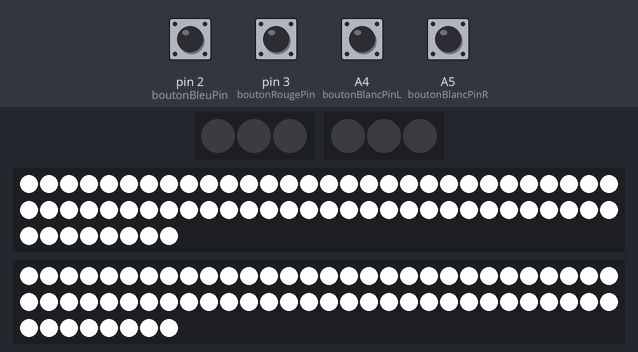
This sketch was run on a simulated Arduino Uno, built with avr-gcc and run on an emulated ATmega328P. Shown: 2 × 3 RGB LEDs in strip order, left to right, 2 × 68 RGB LEDs in strip order, left to right, continuing on the next row. The inputs (shaded band) are chosen by the test bench; at power-on: A4 (boutonBlancPinL), A5 (boutonBlancPinR), pin 2 (boutonBleuPin), pin 3 (boutonRougePin) HIGH. What the sketch prints to the serial monitor is not drawn.

Above: at 1.2 s.
1.3 s: pin 2 (boutonBleuPin) pulled LOW for 0.15 s
At 2.2 s:
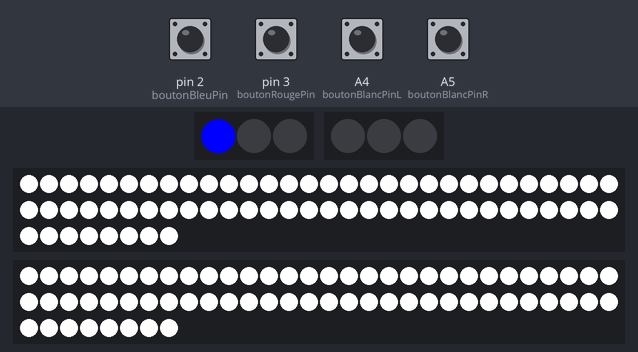
3.0 s: pin 3 (boutonRougePin) pulled LOW for 0.15 s
At 3.5 s:
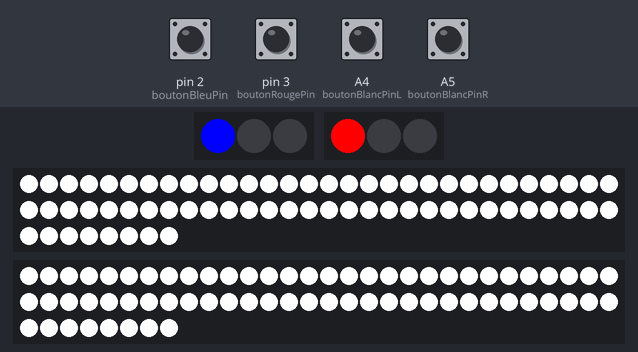
4.7 s: A4 (boutonBlancPinL) pulled LOW for 0.15 s
At 4.77 s:
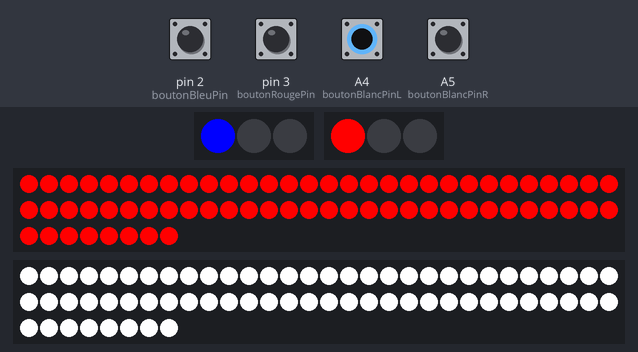
6.3 s: A5 (boutonBlancPinR) pulled LOW for 0.15 s
At 6.38 s:
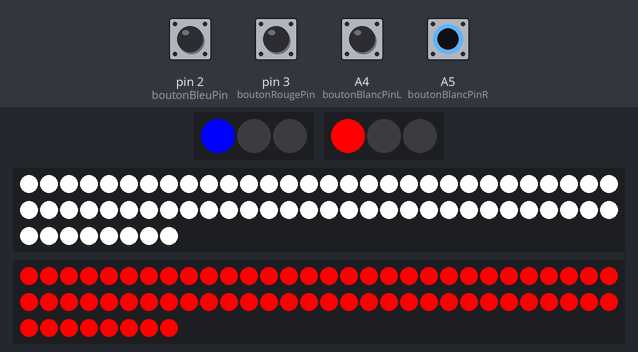
7.9 s: pin 2 (boutonBleuPin) pulled LOW for 1 s
At 9.6 s:
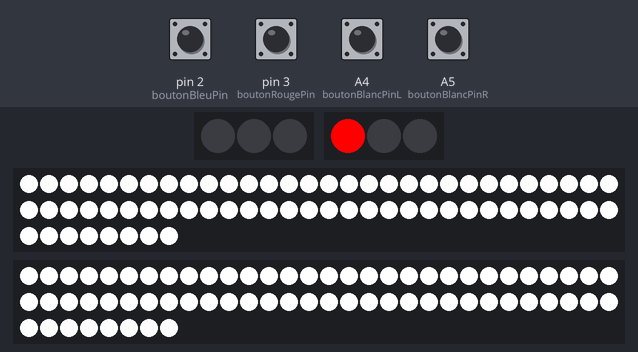
10.4 s: A4 (boutonBlancPinL) pulled LOW for 1 s
At 11.2 s:
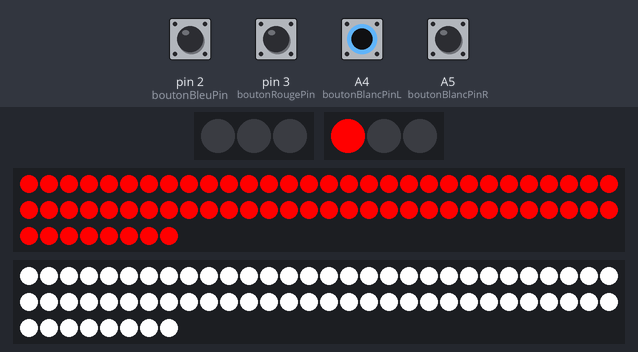
Timing chart, 0 to 13.4 s (numbered marks = the images above; inputs shaded):
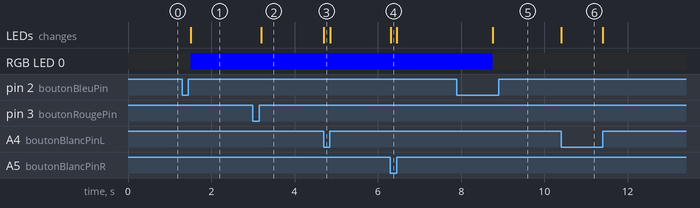

The sketch:

ROUND_COUNTER_DRONE_SOCCER.ino
```cpp
#include <FastLED.h>
#include <OneButton.h>

const byte bandeBleuePin = 7;
const byte bandeRougePin = 8;
const byte bandeStripPinL = 9;
const byte bandeStripPinR = 10;

const byte boutonBleuPin  = 2;
const byte boutonRougePin = 3;
const byte boutonBlancPinL = A4;
const byte boutonBlancPinR = A5;

const int nbLedsScore = 3;
const int nbledBlanchesL = 68;
const int nbledBlanchesR = 68;

//#define BRIGHTNESS 255;             // Set BRIGHTNESS to about 1/5 (max = 255) base 50 VINCENT BOISSELIER

CRGB ledsBleues[nbLedsScore];
CRGB ledsRouges[nbLedsScore];
CRGB ledBlanchesL[nbledBlanchesL];
CRGB ledBlanchesR[nbledBlanchesR];

OneButton boutonBleu(boutonBleuPin, true);
OneButton boutonRouge(boutonRougePin, true);

int nbBleu = 0;    // Nombre de leds bleues allumées
int nbRouge = 0;   // Nombre de leds rouges allumées
int nbBlancL = 0;  //nombre de led blanche/rouges alluméés team blue
int nbBlancR = 0;  //nombre de led blanche/rouges alluméés  team red

void appuiBleu() {
  if (nbBleu < nbLedsScore) nbBleu++;
  for (int i = nbBleu; i < nbLedsScore; i++) ledsBleues[i] = CRGB::Black;
  if (nbBleu != 0)
    for (int i = 0; i < nbBleu; i++) ledsBleues[i] = CRGB::Blue;
  FastLED.show();
}

void appuiBleuLong() {
  nbBleu = 0;
  fill_solid(ledsBleues, nbLedsScore, CRGB::Black);
  FastLED.show();
}

void appuiRouge() {
  if (nbRouge < nbLedsScore) nbRouge++;
  for (int i = nbRouge; i < nbLedsScore; i++) ledsRouges[i] = CRGB::Black;
  if (nbRouge != 0)
    for (int i = 0; i < nbRouge; i++) ledsRouges[i] = CRGB::Red;
  FastLED.show();
}

void appuiRougeLong() {
  nbRouge = 0;
  fill_solid(ledsRouges, nbLedsScore, CRGB::Black);
  FastLED.show();
}

void testBoutonBlancL() {
  static bool boutonAppuyeL = false;
  if (digitalRead(boutonBlancPinL) == LOW) { // bouton en appui
    if (! boutonAppuyeL) { // changement d'état
      boutonAppuyeL = true;
      fill_solid(ledBlanchesL, nbledBlanchesL, CRGB::Red);
      FastLED.show();
      delay(20); // anti bounce du pauvre
    }
  } else { // bouton pas appuyé
    if (boutonAppuyeL) { // c'est le relâchement
      boutonAppuyeL = false;
      fill_solid(ledBlanchesL, nbledBlanchesL, CRGB::White);
      FastLED.show();
      delay(20); // anti bounce du pauvre
    }
  }
}

void testBoutonBlancR() {
  static bool boutonAppuyeR = false;
  if (digitalRead(boutonBlancPinR) == LOW) { // bouton en appui
    if (! boutonAppuyeR) { // changement d'état
      boutonAppuyeR = true;
      fill_solid(ledBlanchesR, nbledBlanchesR, CRGB::Red);
      FastLED.show();
      delay(20); // anti bounce du pauvre
    }
  } else { // bouton pas appuyé
    if (boutonAppuyeR) { // c'est le relâchement
      boutonAppuyeR = false;
      fill_solid(ledBlanchesR, nbledBlanchesR, CRGB::White);
      FastLED.show();
      delay(20); // anti bounce du pauvre
    }
  }
}


void setup() {
  pinMode(boutonBlancPinL, INPUT_PULLUP);
  pinMode(boutonBlancPinR, INPUT_PULLUP);
  FastLED.addLeds<WS2812B, bandeBleuePin, GRB>(ledsBleues, nbLedsScore);
  FastLED.addLeds<WS2812B, bandeRougePin, GRB>(ledsRouges, nbLedsScore);
  FastLED.addLeds<WS2812B, bandeStripPinL, GRB>(ledBlanchesL, nbledBlanchesL);
  FastLED.addLeds<WS2812B, bandeStripPinR, GRB>(ledBlanchesR, nbledBlanchesR);

  boutonBleu.attachClick(appuiBleu);
  boutonRouge.attachClick(appuiRouge);

  boutonBleu.attachLongPressStart(appuiBleuLong);
  boutonRouge.attachLongPressStart(appuiRougeLong);

  fill_solid(ledBlanchesL, nbledBlanchesL, CRGB::White);
  FastLED.show();
  Serial.begin(115200);
  Serial.println("PRET");

   fill_solid(ledBlanchesR, nbledBlanchesR, CRGB::White);
  FastLED.show();
  Serial.begin(115200);
  Serial.println("PRET");
}

void loop() {
  boutonBleu.tick();
  boutonRouge.tick();
  testBoutonBlancL();
  testBoutonBlancR();
  // ici vous pouvez faire autre chose de non bloquant
}
```

Measured:
- after the input at 1.3 s, RGB LED 0: off → RGB(0, 0, 255) after 0.20 s
- after the input at 4.7 s, the LEDs: change at once (image 3)
- after the input at 6.3 s, the LEDs: change at once (image 4)
- after the input at 7.9 s, RGB LED 0: RGB(0, 0, 255) → off after 0.86 s
- after the input at 10.4 s, the LEDs: change at once (image 6)
